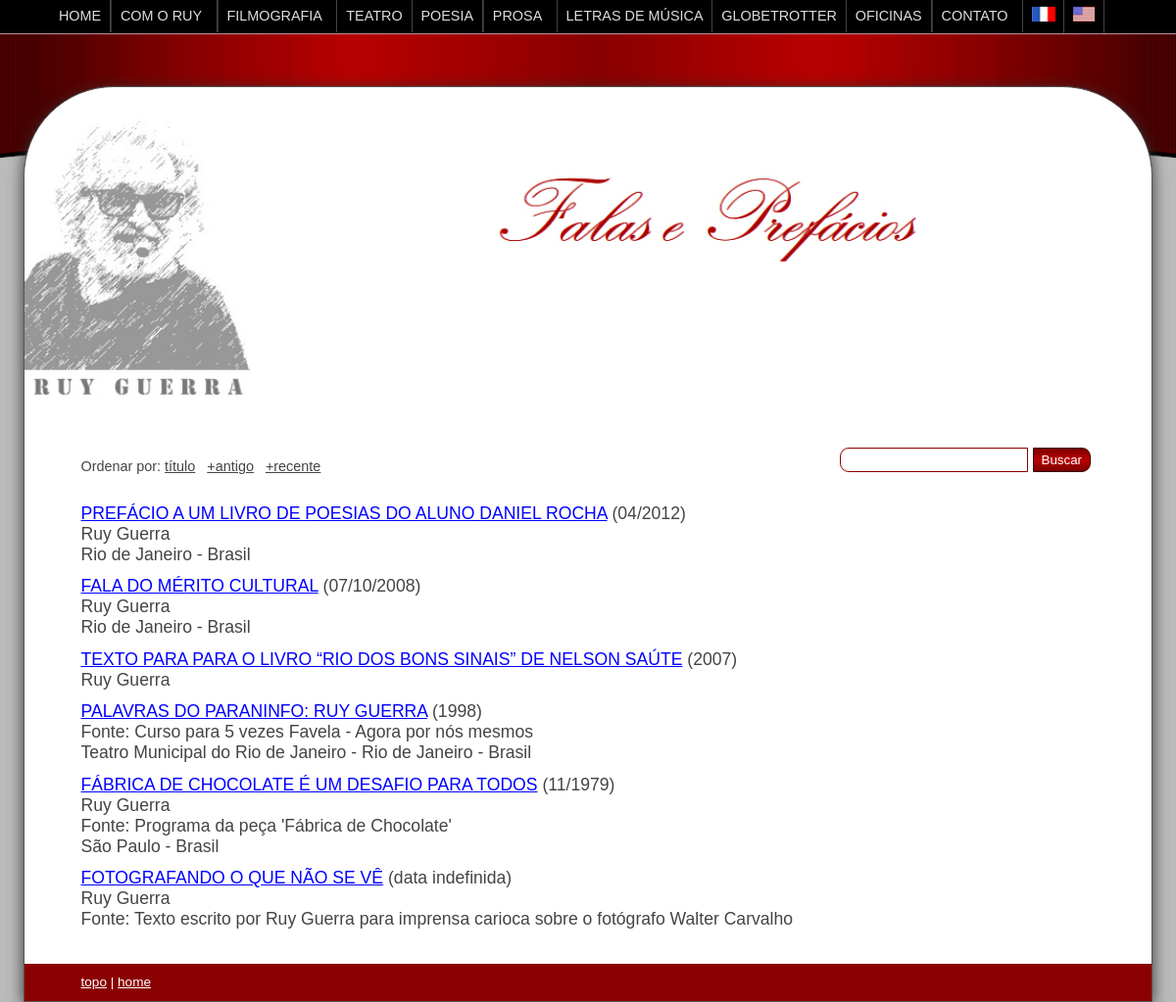
The page /prefacios.php on the database its author committed.
### tables this page shows
CREATE TABLE `rg` (
  `id` int(11) NOT NULL,
  `categoria` varchar(10) NOT NULL,
  `tipo` varchar(10) NOT NULL,
  `titulo` varchar(255) NOT NULL,
  `autor` varchar(255) NOT NULL,
  `conteudo` text NOT NULL,
  `dia` int(2) UNSIGNED ZEROFILL NOT NULL DEFAULT 00,
  `mes` int(2) UNSIGNED ZEROFILL NOT NULL DEFAULT 00,
  `ano` int(4) UNSIGNED ZEROFILL NOT NULL DEFAULT 0000,
  `local` varchar(255) NOT NULL,
  `cidade` varchar(20) NOT NULL,
  `pais` varchar(12) NOT NULL,
  `fonte` varchar(255) NOT NULL,
  `link` varchar(40) NOT NULL,
  `anoFinal` int(4) NOT NULL DEFAULT 0
);

### prefacios.php (the view, shortened to what this page needs)
<!DOCTYPE html>
<html lang="pt-br">
<head><meta http-equiv="Last-Modified" content="Sun, 07 Sep 2014 10:10:10 GMT">
<link href="geral.css" rel="stylesheet" type="text/css">
<link href="interna.css" rel="stylesheet" type="text/css">
<body>
<?php
include 'conect.php';
function troca($string){$string  = str_replace("<br />"," ", $string);return $string;}
$idioma = $_GET["idioma"];
if (empty($idioma)){$idioma = 1;}
$ordem = $_GET["ordem"];
if ($ordem == 1) {
	$sql = $mysqli->query("select id,titulo,autor,dia,mes,ano,local,cidade,pais,fonte,tipo from rg where categoria='prefacio' order by titulo,ano desc,mes desc,dia desc");
} elseif ($ordem == 2) {
	$sql = $mysqli->query("select id,titulo,autor,dia,mes,ano,local,cidade,pais,fonte,tipo from rg where categoria='prefacio' order by ano,mes,dia,titulo");
}	else {
	$sql = $mysqli->query("select id,titulo,autor,dia,mes,ano,local,cidade,pais,fonte from rg where categoria='prefacio' order by ano desc,mes desc,dia desc");
}
echo <<< EOT
<section class="conteudo">
	<br />
	<img class="ruy" src="images/ruy_guerra.png" alt="Ruy Guerra" title="Ruy Guerra" /><img class="tituloCategoriaV" src="images/falas_prefacios.jpg" alt="falas e prefácios" title="falas e prefácios" />
	<br class="all" /><br /><br /><form method="post" action="busca.php?idioma=$idioma">
	<p class="ordem">Ordenar por: <a class="ordem" href="prefacios.php?ordem=1&idioma=$idioma">título</a> &nbsp; <a class="ordem" href="prefacios.php?ordem=2&idioma=$idioma">+antigo</a> &nbsp; <a class="ordem" href="prefacios.php?ordem=3&idioma=$idioma">+recente</a></p>
	<p class="busca"><input class="campo" type="text" name="busca" /> <input class="botao" type="submit" value="Buscar" /><span class="branco">.</span></p></form>
	<br class="all" /><br />
EOT;
while ($f = $sql->fetch_array(MYSQLI_NUM)) {
	$data = '(data indefinida)';
	if ($f[5] == 0000){$f[5]='';}
	if (!empty($f[5]) and $f[4]!='00' and $f[3]!='00') {
		$data = "($f[3]/$f[4]/$f[5])";
	} elseif (!empty($f[5]) and $f[4]!='00') {
		$data = "($f[4]/$f[5])";
	} elseif (!empty($f[5])) {
		$data = "($f[5])";
	}
	$titulo = troca($f[1]);
	echo "<p class=\"lista\"><a href=\"prefacio.php?id=$f[0]&idioma=$idioma\">$titulo</a> $data";
	if (!empty($f[2])) {
		echo "<br /><span class=\"autor2\">$f[2]</span>";
	}
	if (!empty($f[9])) {
		echo "<br /><span class='lugar'>Fonte: $f[9]</span>";
	}
	if (!empty($f[6]) and !empty($f[7]) and !empty($f[8])) {
		echo "<br /><span class='lugar'>$f[6] - $f[7] - $f[8]</span>";
	} elseif (!empty($f[7]) and !empty($f[8])) {
		echo "<br /><span class='lugar'>$f[7] - $f[8]</span>";
	} elseif (!empty($f[8])) {
		echo "<br /><span class='lugar'>$f[8]</span>";
	} else {
	}
	echo "</p>";
}
if ($idioma == 3) {
	include "rodape-eng.inc";
	echo "</section>";
	include "menu-eng.inc";
} elseif ($idioma == 2) {
	include "rodape-fr.inc";
	echo "</section>";
	include "menu-fr.inc";
}	else {
	include "rodape.inc";
	echo "</section>";
	include "menu.inc";
}
?>
</body>

### geral.css (style rules this page uses)
body { font-size: 1em; font-family: Arial, Verdana, Tahoma; margin:0; padding:0; width: 100%; height: 100%; }
header, section, footer, aside, nav, article { display: block; }
.conteudo { display: table; position: relative; top: 5.5em; margin: 0px auto; margin-top: 0px; padding: 0px; background: #fff; z-index: 7; border: 1px solid #555; border-radius: 5.75em 5.75em 0px 0px; box-shadow: #333 0px 0.2em 1em; -moz-box-sizing: border-box; -webkit-box-sizing: border-box; -ms-box-sizing: border-box; box-sizing: border-box; }
img { border: 0; }
.branco { color: #fff; }

### interna.css (style rules this page uses)
body { background: #bbb; color: #444; }
.conteudo { width: 1098px; margin-bottom: 1.5em; }
img.ruy { display: block; width: 20%; height: auto; float: left; border: 0; border-radius: 5.75em 0px 0px 0px; padding-right: 1em; margin: 0; padding-left: 0; }
img.tituloCategoriaV { display: block; margin: 0px auto; margin-top: 6%; width: 41.53%; height: auto; }
p.busca { margin: 1% 5% 0 5%; float: right; }
p.lista { font-size: 1.1em; margin: 1% 5%; }
p.lista a { text-transform: uppercase; }
p.ordem { font-size: 0.9em; margin: 2% 5% 0 5%; float: left; }
.botao, .botao2 { margin: 0; background: -webkit-linear-gradient(top, #7b0000, #bb0000, #7b0000); background: -moz-linear-gradient(top, #7b0000, #bb0000, #7b0000); background: -ms-linear-gradient(top, #7b0000, #bb0000, #7b0000); color: #fff; padding: 0.3em 0.6em; border: 1px solid #3b0000; text-decoration: none; cursor: pointer; }
.botao { border-radius: 0 9px 9px 0; }
.campo { margin: 0; border: 1px solid #8b0000; padding: 0.3em 0.5em; border-radius: 9px 0 0 9px; }
p.lista a:link { color: #0000ff;text-decoration: underline; }
p.ordem a:link { color: #444;text-decoration: underline; }
@media all and (max-width: 1200px) { .conteudo { width: 96%; } }

### rows shown on the page
rg: titulo "PREFÁCIO A UM LIVRO DE POESIAS DO ALUNO DANIEL ROCHA", data "(04/2012)", autor "Ruy Guerra", cidade "Rio de Janeiro", pais "Brasil"
rg: titulo "FALA DO MÉRITO CULTURAL", data "(07/10/2008)", autor "Ruy Guerra", cidade "Rio de Janeiro", pais "Brasil"
rg: titulo "TEXTO PARA PARA O LIVRO “RIO DOS BONS SINAIS” DE NELSON SAÚTE", ano "(2007)", autor "Ruy Guerra"
rg: titulo "PALAVRAS DO PARANINFO: RUY GUERRA", ano "(1998)", fonte "Curso para 5 vezes Favela - Agora por nós mesmos", local "Teatro Municipal do Rio de Janeiro", cidade "Rio de Janeiro", pais "Brasil"
rg: titulo "FÁBRICA DE CHOCOLATE É UM DESAFIO PARA TODOS", data "(11/1979)", autor "Ruy Guerra", fonte "Programa da peça 'Fábrica de Chocolate'", cidade "São Paulo", pais "Brasil"
rg: titulo "FOTOGRAFANDO O QUE NÃO SE VÊ", data "(data indefinida)", autor "Ruy Guerra", fonte "Texto escrito por Ruy Guerra para imprensa carioca sobre o fotógrafo Walter Carvalho"
